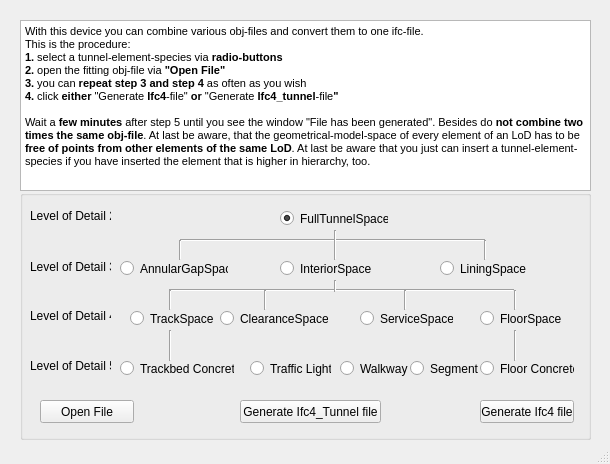
<?xml version="1.0" encoding="UTF-8"?>
<ui version="4.0">
 <class>TunnelGeneratorWindow</class>
 <widget class="QMainWindow" name="TunnelGeneratorWindow">
  <property name="geometry">
   <rect>
    <x>0</x>
    <y>0</y>
    <width>610</width>
    <height>464</height>
   </rect>
  </property>
  <property name="windowTitle">
   <string>TunnelGenerator</string>
  </property>
  <widget class="QWidget" name="centralwidget">
   <widget class="QGroupBox" name="groupBox">
    <property name="geometry">
     <rect>
      <x>20</x>
      <y>190</y>
      <width>571</width>
      <height>250</height>
     </rect>
    </property>
    <property name="title">
     <string/>
    </property>
    <widget class="QRadioButton" name="radioButtonTS">
     <property name="geometry">
      <rect>
       <x>110</x>
       <y>120</y>
       <width>94</width>
       <height>17</height>
      </rect>
     </property>
     <property name="text">
      <string>TrackSpace</string>
     </property>
    </widget>
    <widget class="QRadioButton" name="radioButtonFTS">
     <property name="geometry">
      <rect>
       <x>260</x>
       <y>20</y>
       <width>108</width>
       <height>17</height>
      </rect>
     </property>
     <property name="text">
      <string>FullTunnelSpace</string>
     </property>
     <property name="checked">
      <bool>true</bool>
     </property>
    </widget>
    <widget class="QRadioButton" name="radioButtonTC">
     <property name="geometry">
      <rect>
       <x>100</x>
       <y>170</y>
       <width>114</width>
       <height>17</height>
      </rect>
     </property>
     <property name="text">
      <string>Trackbed Concrete</string>
     </property>
    </widget>
    <widget class="QRadioButton" name="radioButtonTL">
     <property name="geometry">
      <rect>
       <x>230</x>
       <y>170</y>
       <width>81</width>
       <height>17</height>
      </rect>
     </property>
     <property name="text">
      <string>Traffic Light</string>
     </property>
    </widget>
    <widget class="QLabel" name="label_11">
     <property name="geometry">
      <rect>
       <x>10</x>
       <y>110</y>
       <width>81</width>
       <height>32</height>
      </rect>
     </property>
     <property name="text">
      <string>Level of Detail 4</string>
     </property>
    </widget>
    <widget class="QPushButton" name="pushButtonOpen">
     <property name="geometry">
      <rect>
       <x>20</x>
       <y>210</y>
       <width>94</width>
       <height>23</height>
      </rect>
     </property>
     <property name="text">
      <string>Open File</string>
     </property>
    </widget>
    <widget class="QRadioButton" name="radioButtonW">
     <property name="geometry">
      <rect>
       <x>320</x>
       <y>170</y>
       <width>71</width>
       <height>17</height>
      </rect>
     </property>
     <property name="text">
      <string>Walkway</string>
     </property>
    </widget>
    <widget class="QLabel" name="label_12">
     <property name="geometry">
      <rect>
       <x>10</x>
       <y>160</y>
       <width>81</width>
       <height>32</height>
      </rect>
     </property>
     <property name="text">
      <string>Level of Detail 5</string>
     </property>
    </widget>
    <widget class="QRadioButton" name="radioButtonFC">
     <property name="geometry">
      <rect>
       <x>460</x>
       <y>170</y>
       <width>94</width>
       <height>17</height>
      </rect>
     </property>
     <property name="text">
      <string>Floor Concrete</string>
     </property>
    </widget>
    <widget class="QLabel" name="label_13">
     <property name="geometry">
      <rect>
       <x>10</x>
       <y>60</y>
       <width>81</width>
       <height>33</height>
      </rect>
     </property>
     <property name="text">
      <string>Level of Detail 3</string>
     </property>
    </widget>
    <widget class="QRadioButton" name="radioButtonLS">
     <property name="geometry">
      <rect>
       <x>420</x>
       <y>70</y>
       <width>94</width>
       <height>17</height>
      </rect>
     </property>
     <property name="text">
      <string>LiningSpace</string>
     </property>
    </widget>
    <widget class="QRadioButton" name="radioButtonFS">
     <property name="geometry">
      <rect>
       <x>460</x>
       <y>120</y>
       <width>94</width>
       <height>17</height>
      </rect>
     </property>
     <property name="text">
      <string>FloorSpace</string>
     </property>
    </widget>
    <widget class="QRadioButton" name="radioButtonS">
     <property name="geometry">
      <rect>
       <x>390</x>
       <y>170</y>
       <width>71</width>
       <height>17</height>
      </rect>
     </property>
     <property name="text">
      <string>Segment</string>
     </property>
    </widget>
    <widget class="QPushButton" name="pushButtonSave_ifc4">
     <property name="geometry">
      <rect>
       <x>460</x>
       <y>210</y>
       <width>94</width>
       <height>23</height>
      </rect>
     </property>
     <property name="text">
      <string>Generate Ifc4 file</string>
     </property>
    </widget>
    <widget class="QRadioButton" name="radioButtonAGS">
     <property name="geometry">
      <rect>
       <x>100</x>
       <y>70</y>
       <width>108</width>
       <height>17</height>
      </rect>
     </property>
     <property name="text">
      <string>AnnularGapSpace</string>
     </property>
    </widget>
    <widget class="QRadioButton" name="radioButtonIS">
     <property name="geometry">
      <rect>
       <x>260</x>
       <y>70</y>
       <width>93</width>
       <height>17</height>
      </rect>
     </property>
     <property name="text">
      <string>InteriorSpace</string>
     </property>
    </widget>
    <widget class="QLabel" name="label_15">
     <property name="geometry">
      <rect>
       <x>10</x>
       <y>10</y>
       <width>81</width>
       <height>32</height>
      </rect>
     </property>
     <property name="text">
      <string>Level of Detail 2</string>
     </property>
    </widget>
    <widget class="QRadioButton" name="radioButtonCS">
     <property name="geometry">
      <rect>
       <x>200</x>
       <y>120</y>
       <width>108</width>
       <height>17</height>
      </rect>
     </property>
     <property name="text">
      <string>ClearanceSpace</string>
     </property>
    </widget>
    <widget class="QRadioButton" name="radioButtonSS">
     <property name="geometry">
      <rect>
       <x>340</x>
       <y>120</y>
       <width>93</width>
       <height>17</height>
      </rect>
     </property>
     <property name="text">
      <string>ServiceSpace</string>
     </property>
    </widget>
    <widget class="Line" name="line_2">
     <property name="geometry">
      <rect>
       <x>160</x>
       <y>40</y>
       <width>305</width>
       <height>20</height>
      </rect>
     </property>
     <property name="orientation">
      <enum>Qt::Horizontal</enum>
     </property>
    </widget>
    <widget class="QPushButton" name="pushButtonSave_tunnel">
     <property name="geometry">
      <rect>
       <x>220</x>
       <y>210</y>
       <width>141</width>
       <height>23</height>
      </rect>
     </property>
     <property name="text">
      <string>Generate Ifc4_Tunnel file</string>
     </property>
    </widget>
    <widget class="Line" name="line_6">
     <property name="geometry">
      <rect>
       <x>300</x>
       <y>50</y>
       <width>31</width>
       <height>20</height>
      </rect>
     </property>
     <property name="orientation">
      <enum>Qt::Vertical</enum>
     </property>
    </widget>
    <widget class="Line" name="line_7">
     <property name="geometry">
      <rect>
       <x>150</x>
       <y>50</y>
       <width>20</width>
       <height>20</height>
      </rect>
     </property>
     <property name="orientation">
      <enum>Qt::Vertical</enum>
     </property>
    </widget>
    <widget class="Line" name="line_8">
     <property name="geometry">
      <rect>
       <x>450</x>
       <y>50</y>
       <width>31</width>
       <height>20</height>
      </rect>
     </property>
     <property name="orientation">
      <enum>Qt::Vertical</enum>
     </property>
    </widget>
    <widget class="Line" name="line_13">
     <property name="geometry">
      <rect>
       <x>130</x>
       <y>140</y>
       <width>40</width>
       <height>31</height>
      </rect>
     </property>
     <property name="orientation">
      <enum>Qt::Vertical</enum>
     </property>
    </widget>
    <widget class="Line" name="line_14">
     <property name="geometry">
      <rect>
       <x>480</x>
       <y>140</y>
       <width>31</width>
       <height>31</height>
      </rect>
     </property>
     <property name="orientation">
      <enum>Qt::Vertical</enum>
     </property>
    </widget>
    <widget class="Line" name="line_16">
     <property name="geometry">
      <rect>
       <x>300</x>
       <y>40</y>
       <width>31</width>
       <height>12</height>
      </rect>
     </property>
     <property name="orientation">
      <enum>Qt::Vertical</enum>
     </property>
    </widget>
   </widget>
   <widget class="QTextBrowser" name="textBrowser">
    <property name="geometry">
     <rect>
      <x>20</x>
      <y>20</y>
      <width>571</width>
      <height>171</height>
     </rect>
    </property>
    <property name="html">
     <string>&lt;!DOCTYPE HTML PUBLIC &quot;-//W3C//DTD HTML 4.0//EN&quot; &quot;http://www.w3.org/TR/REC-html40/strict.dtd&quot;&gt;
&lt;html&gt;&lt;head&gt;&lt;meta name=&quot;qrichtext&quot; content=&quot;1&quot; /&gt;&lt;style type=&quot;text/css&quot;&gt;
p, li { white-space: pre-wrap; }
&lt;/style&gt;&lt;/head&gt;&lt;body style=&quot; font-family:'MS Shell Dlg 2'; font-size:8.25pt; font-weight:400; font-style:normal;&quot;&gt;
&lt;p style=&quot; margin-top:0px; margin-bottom:0px; margin-left:0px; margin-right:0px; -qt-block-indent:0; text-indent:0px;&quot;&gt;With this device you can combine various obj-files and convert them to one ifc-file.&lt;/p&gt;
&lt;p style=&quot; margin-top:0px; margin-bottom:0px; margin-left:0px; margin-right:0px; -qt-block-indent:0; text-indent:0px;&quot;&gt;This is the procedure:&lt;/p&gt;
&lt;p style=&quot; margin-top:0px; margin-bottom:0px; margin-left:0px; margin-right:0px; -qt-block-indent:0; text-indent:0px;&quot;&gt;&lt;span style=&quot; font-weight:600;&quot;&gt;1.&lt;/span&gt; select a tunnel-element-species via&lt;span style=&quot; font-weight:600;&quot;&gt; radio-buttons&lt;/span&gt;&lt;/p&gt;
&lt;p style=&quot; margin-top:0px; margin-bottom:0px; margin-left:0px; margin-right:0px; -qt-block-indent:0; text-indent:0px;&quot;&gt;&lt;span style=&quot; font-weight:600;&quot;&gt;2.&lt;/span&gt; open the fitting obj-file via &lt;span style=&quot; font-weight:600;&quot;&gt;&amp;quot;Open File&amp;quot;&lt;/span&gt;&lt;/p&gt;
&lt;p style=&quot; margin-top:0px; margin-bottom:0px; margin-left:0px; margin-right:0px; -qt-block-indent:0; text-indent:0px;&quot;&gt;&lt;span style=&quot; font-weight:600;&quot;&gt;3.&lt;/span&gt; you can &lt;span style=&quot; font-weight:600;&quot;&gt;repeat step 3&lt;/span&gt; &lt;span style=&quot; font-weight:600;&quot;&gt;and step 4 &lt;/span&gt;as often as you wish&lt;/p&gt;
&lt;p style=&quot; margin-top:0px; margin-bottom:0px; margin-left:0px; margin-right:0px; -qt-block-indent:0; text-indent:0px;&quot;&gt;&lt;span style=&quot; font-weight:600;&quot;&gt;4.&lt;/span&gt; click &lt;span style=&quot; font-weight:600;&quot;&gt;either&lt;/span&gt; &amp;quot;Generate &lt;span style=&quot; font-weight:600;&quot;&gt;Ifc4&lt;/span&gt;-file&amp;quot;&lt;span style=&quot; font-weight:600;&quot;&gt; or &lt;/span&gt;&amp;quot;Generate&lt;span style=&quot; font-weight:600;&quot;&gt; Ifc4_tunnel&lt;/span&gt;-file&lt;span style=&quot; font-weight:600;&quot;&gt;&amp;quot;&lt;/span&gt;&lt;/p&gt;
&lt;p style=&quot;-qt-paragraph-type:empty; margin-top:0px; margin-bottom:0px; margin-left:0px; margin-right:0px; -qt-block-indent:0; text-indent:0px;&quot;&gt;&lt;br /&gt;&lt;/p&gt;
&lt;p style=&quot; margin-top:0px; margin-bottom:0px; margin-left:0px; margin-right:0px; -qt-block-indent:0; text-indent:0px;&quot;&gt;Wait a &lt;span style=&quot; font-weight:600;&quot;&gt;few minutes&lt;/span&gt; after step 5 until you see the window &amp;quot;File has been generated&amp;quot;. Besides do&lt;span style=&quot; font-weight:600;&quot;&gt; not combine two times the same obj-file&lt;/span&gt;. At last be aware, that the geometrical-model-space of every element of an LoD has to be &lt;span style=&quot; font-weight:600;&quot;&gt;free of points from other elements of the same LoD&lt;/span&gt;. At last be aware that you just can insert a tunnel-element-species if you have inserted the element that is higher in hierarchy, too.&lt;/p&gt;&lt;/body&gt;&lt;/html&gt;</string>
    </property>
   </widget>
   <widget class="Line" name="line_5">
    <property name="geometry">
     <rect>
      <x>169</x>
      <y>280</y>
      <width>345</width>
      <height>20</height>
     </rect>
    </property>
    <property name="orientation">
     <enum>Qt::Horizontal</enum>
    </property>
   </widget>
   <widget class="Line" name="line_9">
    <property name="geometry">
     <rect>
      <x>150</x>
      <y>290</y>
      <width>40</width>
      <height>20</height>
     </rect>
    </property>
    <property name="orientation">
     <enum>Qt::Vertical</enum>
    </property>
   </widget>
   <widget class="Line" name="line_10">
    <property name="geometry">
     <rect>
      <x>250</x>
      <y>290</y>
      <width>31</width>
      <height>20</height>
     </rect>
    </property>
    <property name="orientation">
     <enum>Qt::Vertical</enum>
    </property>
   </widget>
   <widget class="Line" name="line_11">
    <property name="geometry">
     <rect>
      <x>390</x>
      <y>290</y>
      <width>31</width>
      <height>20</height>
     </rect>
    </property>
    <property name="orientation">
     <enum>Qt::Vertical</enum>
    </property>
   </widget>
   <widget class="Line" name="line_12">
    <property name="geometry">
     <rect>
      <x>500</x>
      <y>290</y>
      <width>31</width>
      <height>20</height>
     </rect>
    </property>
    <property name="orientation">
     <enum>Qt::Vertical</enum>
    </property>
   </widget>
   <widget class="Line" name="line_15">
    <property name="geometry">
     <rect>
      <x>320</x>
      <y>280</y>
      <width>31</width>
      <height>12</height>
     </rect>
    </property>
    <property name="orientation">
     <enum>Qt::Vertical</enum>
    </property>
   </widget>
  </widget>
  <widget class="QMenuBar" name="menubar">
   <property name="geometry">
    <rect>
     <x>0</x>
     <y>0</y>
     <width>610</width>
     <height>21</height>
    </rect>
   </property>
  </widget>
  <widget class="QStatusBar" name="statusbar"/>
 </widget>
 <resources/>
 <connections/>
</ui>
